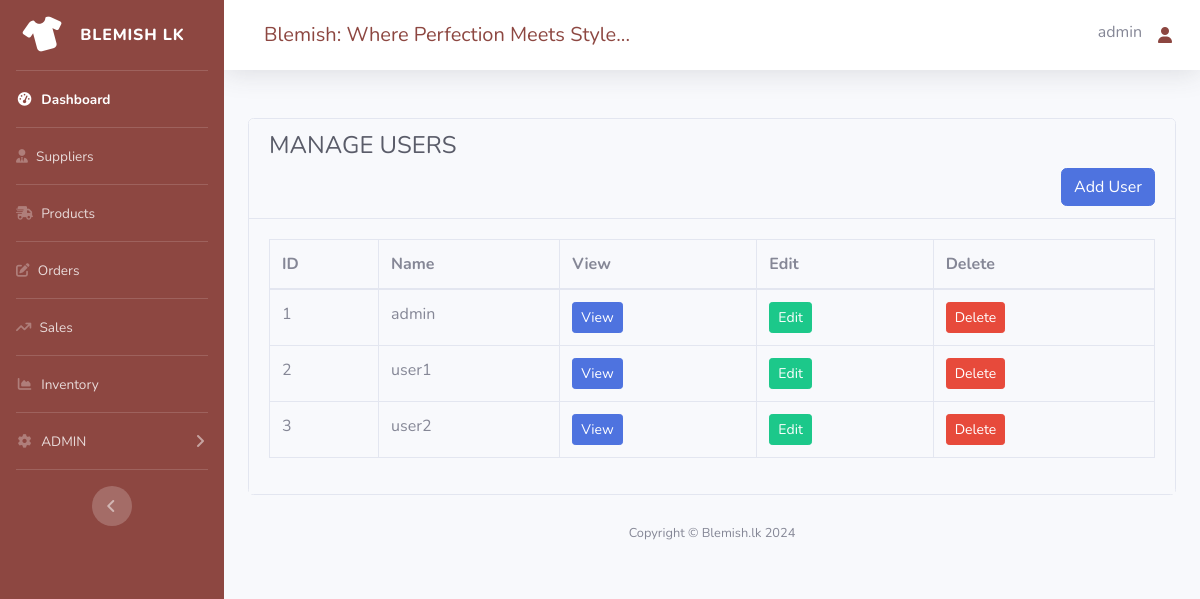
The page /users.php (signed in) on the database as committed earlier.
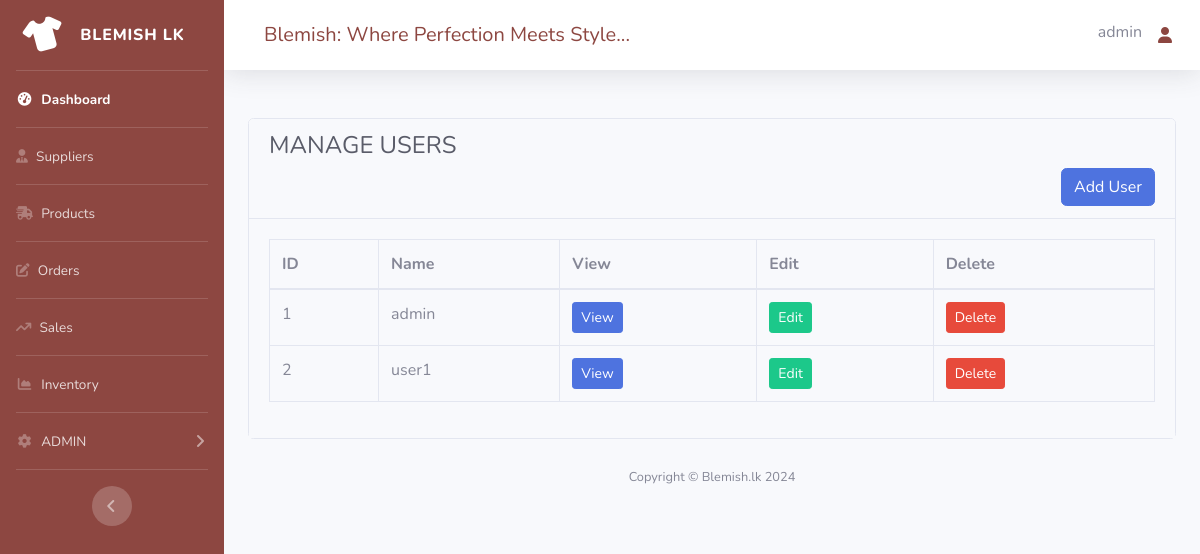
The same page on the database as committed later.
### tables this page shows
CREATE TABLE users (
    user_id INT AUTO_INCREMENT PRIMARY KEY,
    username VARCHAR(255) NOT NULL UNIQUE,
    password CHAR(64) NOT NULL,   
    role ENUM('admin', 'user') NOT NULL
);

### users.php (the view, shortened to what this page needs)
<?php
require('dbcon.php');
?>
<?php
include('includes/header.php');
include('includes/navbar.php');
?>
<div class="container-fluid  mt-5">
    <div class="row justify-content-center">
        <div class="col-md-12">
            <div class="card">
                <div class="card-header">
                    <h4 class="text-dark fw-bold">MANAGE USERS</h4>
                    <button type="button" class="btn btn-primary float-right" data-toggle="modal" data-target="#insertdata">
                        Add User
                    </button>
                </div>
                <div class="card-body bg-light" style="max-height: 60vh; overflow-y: auto;">
                    <table class="table table-bordered table-hover" width="100%" p-3>
                        <thead>
                            <tr>
                                <th scope="col">ID</th>
                                <th scope="col">Name</th>
                                <th scope="col">View</th>
                                <th scope="col">Edit</th>
                                <th scope="col">Delete</th>
                            </tr>
                        </thead>
                        <tbody>
                            <?php
                            $fetch_query = "SELECT * FROM users";
                            $fetch_query_run = mysqli_query($con, $fetch_query);
                            if (mysqli_num_rows($fetch_query_run) > 0) {
                                while ($row = mysqli_fetch_array($fetch_query_run)) {
                            ?>
                                    <tr>
                                        <td class="user_id"><?php echo $row['user_id']; ?></td>
                                        <td><?php echo $row['username']; ?></td>
                                        <td>
                                            <a href="#" class="btn btn-primary btn-sm view_data">View</a>
                                        </td>
                                        <td>
                                            <a href="#" class="btn btn-success btn-sm edit_data">Edit</a>
                                        </td>
                                        <td>
                                            <a href="#" class="btn btn-danger btn-sm delete_btn">Delete</a>
                                        </td>
                                    </tr>
                                <?php
                                }
                            } else {
                                ?>
                                <tr colspan="4">No Record Found</tr>
                            <?php
                            }
                            ?>
                        </tbody>
                    </table>
                </div>
            </div>
        </div>
    </div>
</div>
<?php
include('includes/footer.php');
?>

Rows that differ between the two databases and show on the page:
removed users: user_id "3", username "user2"
